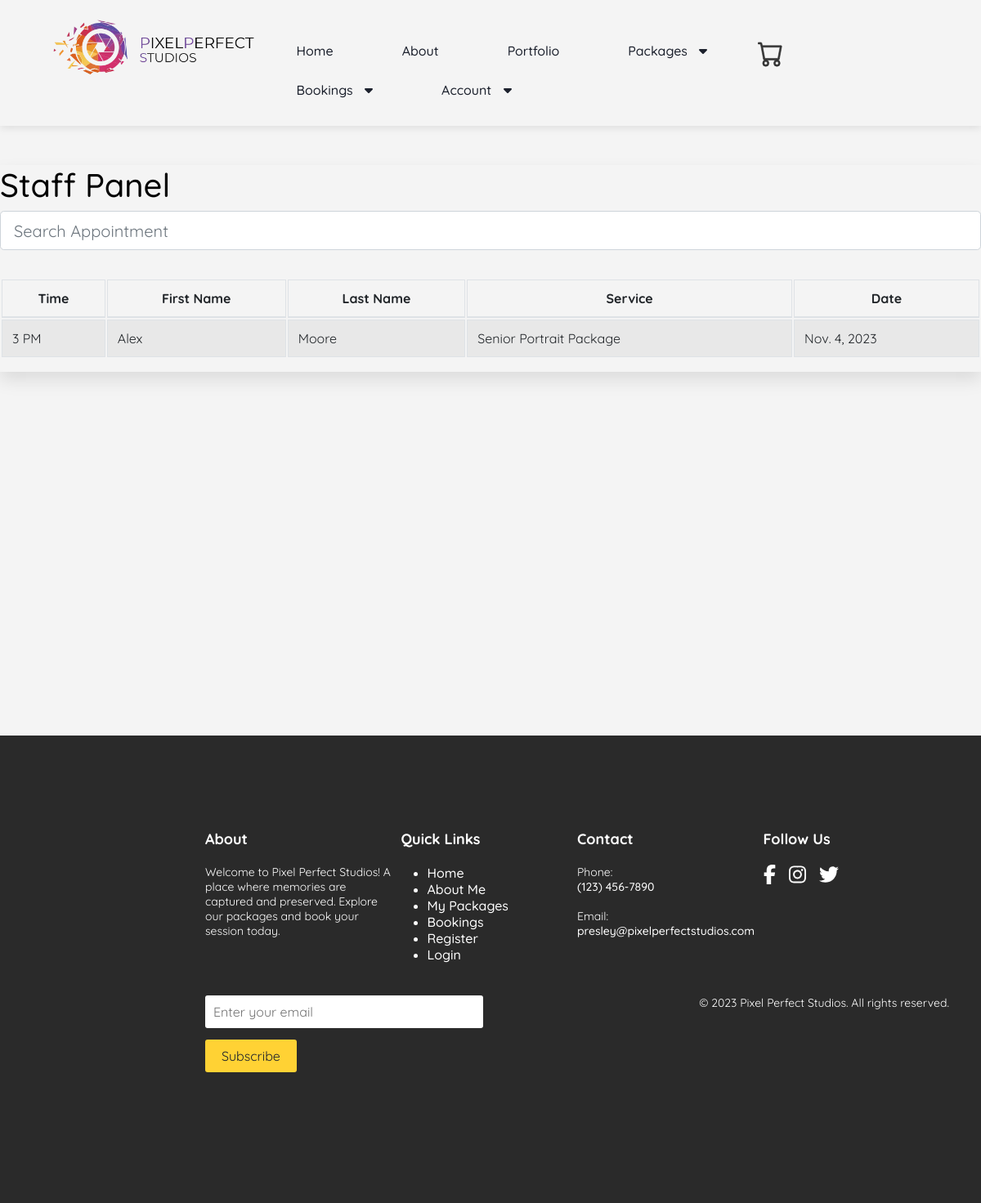
Page /booking/staff-panel (signed in) on the committed database.
### booking/models.py (models this page shows, shortened)
class Appointment(models.Model):
    user = models.ForeignKey(User, on_delete=models.CASCADE, null=True, blank=True)
    service = models.CharField(max_length=50, choices=BOOKING_OPTIONS, default="Senior Portrait Package")
    day = models.DateField(default=datetime.now)
    time = models.CharField(max_length=10, choices=TIME_OPTIONS, default="3 PM")
    time_ordered = models.DateTimeField(default=datetime.now, blank=True)

### booking/views.py (the view)
# urls.py: path('staff-panel', views.staffPanel, name='staffPanel'),
def staffPanel(request):
    today = datetime.today()
    minDate = today.strftime('%Y-%m-%d')
    deltatime = today + timedelta(days=21)
    strdeltatime = deltatime.strftime('%Y-%m-%d')
    maxDate = strdeltatime
    items = Appointment.objects.filter(day__range=[minDate, maxDate]).order_by('day', 'time')
    return render(request, 'booking/staffPanel.html', {
        'items': items,
    })

### booking/templates/booking/staffPanel.html (shortened to what this page needs)
{% extends 'booking/layout.html' %}
{% load static %}
{% block body %}
{% if user.is_authenticated %}
<div class="shadow p-4 mb-5 bg-body bg-body rounded text-black  m-5 ">
    <h1 class="text-center mt-5 mb-5">Staff Panel</h1>
    <input class="form-control form-control-lg fs-3 border border-primary" id="myInput" type="text" placeholder="Search Appointment">
    <br>
    <div class="table-responsive">
      <table class="table table-bordered table-striped table-hover mx-auto">
          <thead>
            <tr>
              <th class="text-center" scope="col">Time</th>
              <th class="text-center" scope="col">First Name</th>
              <th class="text-center" scope="col">Last Name</th>
              <th class="text-center" scope="col">Service</th>
              <th class="text-center" scope="col">Date</th>
            </tr>
          </thead>
          <tbody id="myTable">
              {% for item in items %}
            <tr>
              <td class="text-center">{{item.time}}</td>
              <td class="text-center">{{item.user.first_name}}</td>
              <td class="text-center">{{item.user.last_name}}</td>
              <td class="text-center">{{item.service}}</td>
              <td class="text-center">{{item.day}}</td>
            </tr>
              {% endfor %}
          </tbody>
        </table>
      </div>
</div>
{% else %}
<div class="shadow p-4 mb-5 bg-body bg-body rounded text-black  m-5">
  <h1 class="p-2  me-3">First Sign in!</h1>
  <a href="{% url 'login' %}" class="btn btn-primary text-white">Sign in</a>
</div>
{% endif %}
{% endblock %}

### rows in the picture
Appointment: time "3 PM", user.first_name "Alex", user.last_name "Moore", service "Senior Portrait Package", day "Nov. 4, 2023"
